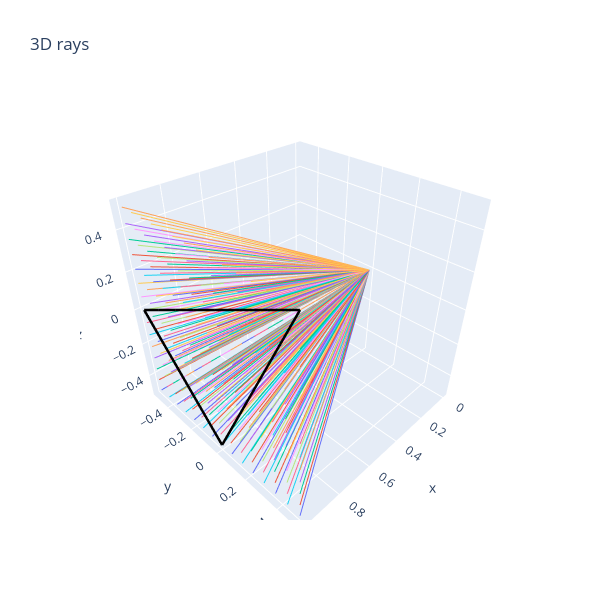

Here is the notebook cell this chart was saved with:
### Code cell
def raytrace_triangle(
    rays: Float[Tensor, "nrays rayPoints=2 dims=3"],
    triangle: Float[Tensor, "trianglePoints=3 dims=3"],
) -> Bool[Tensor, " nrays"]:
    """
    For each ray, return True if the triangle intersects that ray.
    """

    # let's first broadcast the triangle to nrays
    NR = rays.shape[0]
    triangle = einops.repeat(triangle, "p d -> nrays p d", nrays=NR)

    # extract the values we need
    O, D = rays.unbind(1)
    A, B, C = triangle.unbind(1)  # remember that current shape (nrays ,p , d)

    # make the vector and matrix
    vec = O-A
    mat = t.stack([-D, (B-A), (C-A)], dim=2)
    assert mat.shape == (NR, 3,3)

    # get boolean of whether the matrix is singular
    dets = t.linalg.det(mat)
    is_singular = dets.abs() < 1e-6
    mat[is_singular] = t.eye(3)
    
    # solve the matrix
    s, u, v = t.linalg.solve(mat, vec).unbind(1)
    
    # check intersection
    intersects = (s>=0) & (u>=0) & (v>=0) & (u+v<=1) & ~is_singular
    return intersects

A = t.tensor([1, 0.0, -0.5])
B = t.tensor([1, -0.5, 0.0])
C = t.tensor([1, 0.5, 0.5])
num_pixels_y = num_pixels_z = 15
y_limit = z_limit = 0.5

# Plot triangle & rays
test_triangle = t.stack([A, B, C], dim=0)
rays2d = make_rays_2d(num_pixels_y, num_pixels_z, y_limit, z_limit)
triangle_lines = t.stack([A, B, C, A, B, C], dim=0).reshape(-1, 2, 3)
render_lines_with_plotly(rays2d, triangle_lines)

# Calculate and display intersections
intersects = raytrace_triangle(rays2d, test_triangle)
img = intersects.reshape(num_pixels_y, num_pixels_z).int()
plt.figure(figsize=(8, 6))
plt.imshow(img.cpu().numpy(), origin="lower", cmap="Blues")
plt.title("Triangle (as intersected by rays)")
plt.colorbar()
plt.show()

### Figure 1 — Plotly figure (JSON) as saved in the notebook; plotly's stock layout.template omitted (floating-point values rounded to 4 significant figures)
{"data": [{"mode": "lines", "type": "scatter3d", "x": [0.0, 1.0], "y": [0.0, -0.5], "z": [0.0, -0.5]}, {"mode": "lines", "type": "scatter3d", "x": [0.0, 1.0], "y": [0.0, -0.5], "z": [0.0, -0.4286]}, {"mode": "lines", "type": "scatter3d", "x": [0.0, 1.0], "y": [0.0, -0.5], "z": [0.0, -0.3571]}, {"mode": "lines", "type": "scatter3d", "x": [0.0, 1.0], "y": [0.0, -0.5], "z": [0.0, -0.2857]}, {"mode": "lines", "type": "scatter3d", "x": [0.0, 1.0], "y": [0.0, -0.5], "z": [0.0, -0.2143]}, {"mode": "lines", "type": "scatter3d", "x": [0.0, 1.0], "y": [0.0, -0.5], "z": [0.0, -0.1429]}, {"mode": "lines", "type": "scatter3d", "x": [0.0, 1.0], "y": [0.0, -0.5], "z": [0.0, -0.07143]}, {"mode": "lines", "type": "scatter3d", "x": [0.0, 1.0], "y": [0.0, -0.5], "z": [0.0, -2.235e-08]}, {"mode": "lines", "type": "scatter3d", "x": [0.0, 1.0], "y": [0.0, -0.5], "z": [0.0, 0.07143]}, {"mode": "lines", "type": "scatter3d", "x": [0.0, 1.0], "y": [0.0, -0.5], "z": [0.0, 0.1429]}, {"mode": "lines", "type": "scatter3d", "x": [0.0, 1.0], "y": [0.0, -0.5], "z": [0.0, 0.2143]}, {"mode": "lines", "type": "scatter3d", "x": [0.0, 1.0], "y": [0.0, -0.5], "z": [0.0, 0.2857]}, {"mode": "lines", "type": "scatter3d", "x": [0.0, 1.0], "y": [0.0, -0.5], "z": [0.0, 0.3571]}, {"mode": "lines", "type": "scatter3d", "x": [0.0, 1.0], "y": [0.0, -0.5], "z": [0.0, 0.4286]}, {"mode": "lines", "type": "scatter3d", "x": [0.0, 1.0], "y": [0.0, -0.5], "z": [0.0, 0.5]}, {"mode": "lines", "type": "scatter3d", "x": [0.0, 1.0], "y": [0.0, -0.4286], "z": [0.0, -0.5]}, {"mode": "lines", "type": "scatter3d", "x": [0.0, 1.0], "y": [0.0, -0.4286], "z": [0.0, -0.4286]}, {"mode": "lines", "type": "scatter3d", "x": [0.0, 1.0], "y": [0.0, -0.4286], "z": [0.0, -0.3571]}, {"mode": "lines", "type": "scatter3d", "x": [0.0, 1.0], "y": [0.0, -0.4286], "z": [0.0, -0.2857]}, {"mode": "lines", "type": "scatter3d", "x": [0.0, 1.0], "y": [0.0, -0.4286], "z": [0.0, -0.2143]}, {"mode": "lines", "type": "scatter3d", "x": [0.0, 1.0], "y": [0.0, -0.4286], "z": [0.0, -0.1429]}, {"mode": "lines", "type": "scatter3d", "x": [0.0, 1.0], "y": [0.0, -0.4286], "z": [0.0, -0.07143]}, {"mode": "lines", "type": "scatter3d", "x": [0.0, 1.0], "y": [0.0, -0.4286], "z": [0.0, -2.235e-08]}, {"mode": "lines", "type": "scatter3d", "x": [0.0, 1.0], "y": [0.0, -0.4286], "z": [0.0, 0.07143]}, {"mode": "lines", "type": "scatter3d", "x": [0.0, 1.0], "y": [0.0, -0.4286], "z": [0.0, 0.1429]}, {"mode": "lines", "type": "scatter3d", "x": [0.0, 1.0], "y": [0.0, -0.4286], "z": [0.0, 0.2143]}, {"mode": "lines", "type": "scatter3d", "x": [0.0, 1.0], "y": [0.0, -0.4286], "z": [0.0, 0.2857]}, {"mode": "lines", "type": "scatter3d", "x": [0.0, 1.0], "y": [0.0, -0.4286], "z": [0.0, 0.3571]}, {"mode": "lines", "type": "scatter3d", "x": [0.0, 1.0], "y": [0.0, -0.4286], "z": [0.0, 0.4286]}, {"mode": "lines", "type": "scatter3d", "x": [0.0, 1.0], "y": [0.0, -0.4286], "z": [0.0, 0.5]}, {"mode": "lines", "type": "scatter3d", "x": [0.0, 1.0], "y": [0.0, -0.3571], "z": [0.0, -0.5]}, {"mode": "lines", "type": "scatter3d", "x": [0.0, 1.0], "y": [0.0, -0.3571], "z": [0.0, -0.4286]}, {"mode": "lines", "type": "scatter3d", "x": [0.0, 1.0], "y": [0.0, -0.3571], "z": [0.0, -0.3571]}, {"mode": "lines", "type": "scatter3d", "x": [0.0, 1.0], "y": [0.0, -0.3571], "z": [0.0, -0.2857]}, {"mode": "lines", "type": "scatter3d", "x": [0.0, 1.0], "y": [0.0, -0.3571], "z": [0.0, -0.2143]}, {"mode": "lines", "type": "scatter3d", "x": [0.0, 1.0], "y": [0.0, -0.3571], "z": [0.0, -0.1429]}, {"mode": "lines", "type": "scatter3d", "x": [0.0, 1.0], "y": [0.0, -0.3571], "z": [0.0, -0.07143]}, {"mode": "lines", "type": "scatter3d", "x": [0.0, 1.0], "y": [0.0, -0.3571], "z": [0.0, -2.235e-08]}, {"mode": "lines", "type": "scatter3d", "x": [0.0, 1.0], "y": [0.0, -0.3571], "z": [0.0, 0.07143]}, {"mode": "lines", "type": "scatter3d", "x": [0.0, 1.0], "y": [0.0, -0.3571], "z": [0.0, 0.1429]}, {"mode": "lines", "type": "scatter3d", "x": [0.0, 1.0], "y": [0.0, -0.3571], "z": [0.0, 0.2143]}, {"mode": "lines", "type": "scatter3d", "x": [0.0, 1.0], "y": [0.0, -0.3571], "z": [0.0, 0.2857]}, {"mode": "lines", "type": "scatter3d", "x": [0.0, 1.0], "y": [0.0, -0.3571], "z": [0.0, 0.3571]}, {"mode": "lines", "type": "scatter3d", "x": [0.0, 1.0], "y": [0.0, -0.3571], "z": [0.0, 0.4286]}, {"mode": "lines", "type": "scatter3d", "x": [0.0, 1.0], "y": [0.0, -0.3571], "z": [0.0, 0.5]}, {"mode": "lines", "type": "scatter3d", "x": [0.0, 1.0], "y": [0.0, -0.2857], "z": [0.0, -0.5]}, {"mode": "lines", "type": "scatter3d", "x": [0.0, 1.0], "y": [0.0, -0.2857], "z": [0.0, -0.4286]}, {"mode": "lines", "type": "scatter3d", "x": [0.0, 1.0], "y": [0.0, -0.2857], "z": [0.0, -0.3571]}, {"mode": "lines", "type": "scatter3d", "x": [0.0, 1.0], "y": [0.0, -0.2857], "z": [0.0, -0.2857]}, {"mode": "lines", "type": "scatter3d", "x": [0.0, 1.0], "y": [0.0, -0.2857], "z": [0.0, -0.2143]}, {"mode": "lines", "type": "scatter3d", "x": [0.0, 1.0], "y": [0.0, -0.2857], "z": [0.0, -0.1429]}, {"mode": "lines", "type": "scatter3d", "x": [0.0, 1.0], "y": [0.0, -0.2857], "z": [0.0, -0.07143]}, {"mode": "lines", "type": "scatter3d", "x": [0.0, 1.0], "y": [0.0, -0.2857], "z": [0.0, -2.235e-08]}, {"mode": "lines", "type": "scatter3d", "x": [0.0, 1.0], "y": [0.0, -0.2857], "z": [0.0, 0.07143]}, {"mode": "lines", "type": "scatter3d", "x": [0.0, 1.0], "y": [0.0, -0.2857], "z": [0.0, 0.1429]}, {"mode": "lines", "type": "scatter3d", "x": [0.0, 1.0], "y": [0.0, -0.2857], "z": [0.0, 0.2143]}, {"mode": "lines", "type": "scatter3d", "x": [0.0, 1.0], "y": [0.0, -0.2857], "z": [0.0, 0.2857]}, {"mode": "lines", "type": "scatter3d", "x": [0.0, 1.0], "y": [0.0, -0.2857], "z": [0.0, 0.3571]}, {"mode": "lines", "type": "scatter3d", "x": [0.0, 1.0], "y": [0.0, -0.2857], "z": [0.0, 0.4286]}, {"mode": "lines", "type": "scatter3d", "x": [0.0, 1.0], "y": [0.0, -0.2857], "z": [0.0, 0.5]}, {"mode": "lines", "type": "scatter3d", "x": [0.0, 1.0], "y": [0.0, -0.2143], "z": [0.0, -0.5]}, {"mode": "lines", "type": "scatter3d", "x": [0.0, 1.0], "y": [0.0, -0.2143], "z": [0.0, -0.4286]}, {"mode": "lines", "type": "scatter3d", "x": [0.0, 1.0], "y": [0.0, -0.2143], "z": [0.0, -0.3571]}, {"mode": "lines", "type": "scatter3d", "x": [0.0, 1.0], "y": [0.0, -0.2143], "z": [0.0, -0.2857]}, {"mode": "lines", "type": "scatter3d", "x": [0.0, 1.0], "y": [0.0, -0.2143], "z": [0.0, -0.2143]}, {"mode": "lines", "type": "scatter3d", "x": [0.0, 1.0], "y": [0.0, -0.2143], "z": [0.0, -0.1429]}, {"mode": "lines", "type": "scatter3d", "x": [0.0, 1.0], "y": [0.0, -0.2143], "z": [0.0, -0.07143]}, {"mode": "lines", "type": "scatter3d", "x": [0.0, 1.0], "y": [0.0, -0.2143], "z": [0.0, -2.235e-08]}, {"mode": "lines", "type": "scatter3d", "x": [0.0, 1.0], "y": [0.0, -0.2143], "z": [0.0, 0.07143]}, {"mode": "lines", "type": "scatter3d", "x": [0.0, 1.0], "y": [0.0, -0.2143], "z": [0.0, 0.1429]}, {"mode": "lines", "type": "scatter3d", "x": [0.0, 1.0], "y": [0.0, -0.2143], "z": [0.0, 0.2143]}, {"mode": "lines", "type": "scatter3d", "x": [0.0, 1.0], "y": [0.0, -0.2143], "z": [0.0, 0.2857]}, {"mode": "lines", "type": "scatter3d", "x": [0.0, 1.0], "y": [0.0, -0.2143], "z": [0.0, 0.3571]}, {"mode": "lines", "type": "scatter3d", "x": [0.0, 1.0], "y": [0.0, -0.2143], "z": [0.0, 0.4286]}, {"mode": "lines", "type": "scatter3d", "x": [0.0, 1.0], "y": [0.0, -0.2143], "z": [0.0, 0.5]}, {"mode": "lines", "type": "scatter3d", "x": [0.0, 1.0], "y": [0.0, -0.1429], "z": [0.0, -0.5]}, {"mode": "lines", "type": "scatter3d", "x": [0.0, 1.0], "y": [0.0, -0.1429], "z": [0.0, -0.4286]}, {"mode": "lines", "type": "scatter3d", "x": [0.0, 1.0], "y": [0.0, -0.1429], "z": [0.0, -0.3571]}, {"mode": "lines", "type": "scatter3d", "x": [0.0, 1.0], "y": [0.0, -0.1429], "z": [0.0, -0.2857]}, {"mode": "lines", "type": "scatter3d", "x": [0.0, 1.0], "y": [0.0, -0.1429], "z": [0.0, -0.2143]}, {"mode": "lines", "type": "scatter3d", "x": [0.0, 1.0], "y": [0.0, -0.1429], "z": [0.0, -0.1429]}, {"mode": "lines", "type": "scatter3d", "x": [0.0, 1.0], "y": [0.0, -0.1429], "z": [0.0, -0.07143]}, {"mode": "lines", "type": "scatter3d", "x": [0.0, 1.0], "y": [0.0, -0.1429], "z": [0.0, -2.235e-08]}, {"mode": "lines", "type": "scatter3d", "x": [0.0, 1.0], "y": [0.0, -0.1429], "z": [0.0, 0.07143]}, {"mode": "lines", "type": "scatter3d", "x": [0.0, 1.0], "y": [0.0, -0.1429], "z": [0.0, 0.1429]}, {"mode": "lines", "type": "scatter3d", "x": [0.0, 1.0], "y": [0.0, -0.1429], "z": [0.0, 0.2143]}, {"mode": "lines", "type": "scatter3d", "x": [0.0, 1.0], "y": [0.0, -0.1429], "z": [0.0, 0.2857]}, {"mode": "lines", "type": "scatter3d", "x": [0.0, 1.0], "y": [0.0, -0.1429], "z": [0.0, 0.3571]}, {"mode": "lines", "type": "scatter3d", "x": [0.0, 1.0], "y": [0.0, -0.1429], "z": [0.0, 0.4286]}, {"mode": "lines", "type": "scatter3d", "x": [0.0, 1.0], "y": [0.0, -0.1429], "z": [0.0, 0.5]}, {"mode": "lines", "type": "scatter3d", "x": [0.0, 1.0], "y": [0.0, -0.07143], "z": [0.0, -0.5]}, {"mode": "lines", "type": "scatter3d", "x": [0.0, 1.0], "y": [0.0, -0.07143], "z": [0.0, -0.4286]}, {"mode": "lines", "type": "scatter3d", "x": [0.0, 1.0], "y": [0.0, -0.07143], "z": [0.0, -0.3571]}, {"mode": "lines", "type": "scatter3d", "x": [0.0, 1.0], "y": [0.0, -0.07143], "z": [0.0, -0.2857]}, {"mode": "lines", "type": "scatter3d", "x": [0.0, 1.0], "y": [0.0, -0.07143], "z": [0.0, -0.2143]}, {"mode": "lines", "type": "scatter3d", "x": [0.0, 1.0], "y": [0.0, -0.07143], "z": [0.0, -0.1429]}, {"mode": "lines", "type": "scatter3d", "x": [0.0, 1.0], "y": [0.0, -0.07143], "z": [0.0, -0.07143]}, {"mode": "lines", "type": "scatter3d", "x": [0.0, 1.0], "y": [0.0, -0.07143], "z": [0.0, -2.235e-08]}, {"mode": "lines", "type": "scatter3d", "x": [0.0, 1.0], "y": [0.0, -0.07143], "z": [0.0, 0.07143]}, {"mode": "lines", "type": "scatter3d", "x": [0.0, 1.0], "y": [0.0, -0.07143], "z": [0.0, 0.1429]}, {"mode": "lines", "type": "scatter3d", "x": [0.0, 1.0], "y": [0.0, -0.07143], "z": [0.0, 0.2143]}, {"mode": "lines", "type": "scatter3d", "x": [0.0, 1.0], "y": [0.0, -0.07143], "z": [0.0, 0.2857]}, {"mode": "lines", "type": "scatter3d", "x": [0.0, 1.0], "y": [0.0, -0.07143], "z": [0.0, 0.3571]}, {"mode": "lines", "type": "scatter3d", "x": [0.0, 1.0], "y": [0.0, -0.07143], "z": [0.0, 0.4286]}, {"mode": "lines", "type": "scatter3d", "x": [0.0, 1.0], "y": [0.0, -0.07143], "z": [0.0, 0.5]}, {"mode": "lines", "type": "scatter3d", "x": [0.0, 1.0], "y": [0.0, -2.235e-08], "z": [0.0, -0.5]}, {"mode": "lines", "type": "scatter3d", "x": [0.0, 1.0], "y": [0.0, -2.235e-08], "z": [0.0, -0.4286]}, {"mode": "lines", "type": "scatter3d", "x": [0.0, 1.0], "y": [0.0, -2.235e-08], "z": [0.0, -0.3571]}, {"mode": "lines", "type": "scatter3d", "x": [0.0, 1.0], "y": [0.0, -2.235e-08], "z": [0.0, -0.2857]}, {"mode": "lines", "type": "scatter3d", "x": [0.0, 1.0], "y": [0.0, -2.235e-08], "z": [0.0, -0.2143]}, {"mode": "lines", "type": "scatter3d", "x": [0.0, 1.0], "y": [0.0, -2.235e-08], "z": [0.0, -0.1429]}, {"mode": "lines", "type": "scatter3d", "x": [0.0, 1.0], "y": [0.0, -2.235e-08], "z": [0.0, -0.07143]}, {"mode": "lines", "type": "scatter3d", "x": [0.0, 1.0], "y": [0.0, -2.235e-08], "z": [0.0, -2.235e-08]}, {"mode": "lines", "type": "scatter3d", "x": [0.0, 1.0], "y": [0.0, -2.235e-08], "z": [0.0, 0.07143]}, {"mode": "lines", "type": "scatter3d", "x": [0.0, 1.0], "y": [0.0, -2.235e-08], "z": [0.0, 0.1429]}, {"mode": "lines", "type": "scatter3d", "x": [0.0, 1.0], "y": [0.0, -2.235e-08], "z": [0.0, 0.2143]}, {"mode": "lines", "type": "scatter3d", "x": [0.0, 1.0], "y": [0.0, -2.235e-08], "z": [0.0, 0.2857]}, {"mode": "lines", "type": "scatter3d", "x": [0.0, 1.0], "y": [0.0, -2.235e-08], "z": [0.0, 0.3571]}, {"mode": "lines", "type": "scatter3d", "x": [0.0, 1.0], "y": [0.0, -2.235e-08], "z": [0.0, 0.4286]}, {"mode": "lines", "type": "scatter3d", "x": [0.0, 1.0], "y": [0.0, -2.235e-08], "z": [0.0, 0.5]}, {"mode": "lines", "type": "scatter3d", "x": [0.0, 1.0], "y": [0.0, 0.07143], "z": [0.0, -0.5]}, {"mode": "lines", "type": "scatter3d", "x": [0.0, 1.0], "y": [0.0, 0.07143], "z": [0.0, -0.4286]}, {"mode": "lines", "type": "scatter3d", "x": [0.0, 1.0], "y": [0.0, 0.07143], "z": [0.0, -0.3571]}, {"mode": "lines", "type": "scatter3d", "x": [0.0, 1.0], "y": [0.0, 0.07143], "z": [0.0, -0.2857]}, {"mode": "lines", "type": "scatter3d", "x": [0.0, 1.0], "y": [0.0, 0.07143], "z": [0.0, -0.2143]}, {"mode": "lines", "type": "scatter3d", "x": [0.0, 1.0], "y": [0.0, 0.07143], "z": [0.0, -0.1429]}, {"mode": "lines", "type": "scatter3d", "x": [0.0, 1.0], "y": [0.0, 0.07143], "z": [0.0, -0.07143]}, {"mode": "lines", "type": "scatter3d", "x": [0.0, 1.0], "y": [0.0, 0.07143], "z": [0.0, -2.235e-08]}, {"mode": "lines", "type": "scatter3d", "x": [0.0, 1.0], "y": [0.0, 0.07143], "z": [0.0, 0.07143]}, {"mode": "lines", "type": "scatter3d", "x": [0.0, 1.0], "y": [0.0, 0.07143], "z": [0.0, 0.1429]}, {"mode": "lines", "type": "scatter3d", "x": [0.0, 1.0], "y": [0.0, 0.07143], "z": [0.0, 0.2143]}, {"mode": "lines", "type": "scatter3d", "x": [0.0, 1.0], "y": [0.0, 0.07143], "z": [0.0, 0.2857]}, {"mode": "lines", "type": "scatter3d", "x": [0.0, 1.0], "y": [0.0, 0.07143], "z": [0.0, 0.3571]}, {"mode": "lines", "type": "scatter3d", "x": [0.0, 1.0], "y": [0.0, 0.07143], "z": [0.0, 0.4286]}, {"mode": "lines", "type": "scatter3d", "x": [0.0, 1.0], "y": [0.0, 0.07143], "z": [0.0, 0.5]}, {"mode": "lines", "type": "scatter3d", "x": [0.0, 1.0], "y": [0.0, 0.1429], "z": [0.0, -0.5]}, {"mode": "lines", "type": "scatter3d", "x": [0.0, 1.0], "y": [0.0, 0.1429], "z": [0.0, -0.4286]}, {"mode": "lines", "type": "scatter3d", "x": [0.0, 1.0], "y": [0.0, 0.1429], "z": [0.0, -0.3571]}, {"mode": "lines", "type": "scatter3d", "x": [0.0, 1.0], "y": [0.0, 0.1429], "z": [0.0, -0.2857]}, {"mode": "lines", "type": "scatter3d", "x": [0.0, 1.0], "y": [0.0, 0.1429], "z": [0.0, -0.2143]}, {"mode": "lines", "type": "scatter3d", "x": [0.0, 1.0], "y": [0.0, 0.1429], "z": [0.0, -0.1429]}, {"mode": "lines", "type": "scatter3d", "x": [0.0, 1.0], "y": [0.0, 0.1429], "z": [0.0, -0.07143]}, {"mode": "lines", "type": "scatter3d", "x": [0.0, 1.0], "y": [0.0, 0.1429], "z": [0.0, -2.235e-08]}, {"mode": "lines", "type": "scatter3d", "x": [0.0, 1.0], "y": [0.0, 0.1429], "z": [0.0, 0.07143]}, {"mode": "lines", "type": "scatter3d", "x": [0.0, 1.0], "y": [0.0, 0.1429], "z": [0.0, 0.1429]}, {"mode": "lines", "type": "scatter3d", "x": [0.0, 1.0], "y": [0.0, 0.1429], "z": [0.0, 0.2143]}, {"mode": "lines", "type": "scatter3d", "x": [0.0, 1.0], "y": [0.0, 0.1429], "z": [0.0, 0.2857]}, {"mode": "lines", "type": "scatter3d", "x": [0.0, 1.0], "y": [0.0, 0.1429], "z": [0.0, 0.3571]}, {"mode": "lines", "type": "scatter3d", "x": [0.0, 1.0], "y": [0.0, 0.1429], "z": [0.0, 0.4286]}, {"mode": "lines", "type": "scatter3d", "x": [0.0, 1.0], "y": [0.0, 0.1429], "z": [0.0, 0.5]}, {"mode": "lines", "type": "scatter3d", "x": [0.0, 1.0], "y": [0.0, 0.2143], "z": [0.0, -0.5]}, {"mode": "lines", "type": "scatter3d", "x": [0.0, 1.0], "y": [0.0, 0.2143], "z": [0.0, -0.4286]}, {"mode": "lines", "type": "scatter3d", "x": [0.0, 1.0], "y": [0.0, 0.2143], "z": [0.0, -0.3571]}, {"mode": "lines", "type": "scatter3d", "x": [0.0, 1.0], "y": [0.0, 0.2143], "z": [0.0, -0.2857]}, {"mode": "lines", "type": "scatter3d", "x": [0.0, 1.0], "y": [0.0, 0.2143], "z": [0.0, -0.2143]}, {"mode": "lines", "type": "scatter3d", "x": [0.0, 1.0], "y": [0.0, 0.2143], "z": [0.0, -0.1429]}, {"mode": "lines", "type": "scatter3d", "x": [0.0, 1.0], "y": [0.0, 0.2143], "z": [0.0, -0.07143]}, {"mode": "lines", "type": "scatter3d", "x": [0.0, 1.0], "y": [0.0, 0.2143], "z": [0.0, -2.235e-08]}, {"mode": "lines", "type": "scatter3d", "x": [0.0, 1.0], "y": [0.0, 0.2143], "z": [0.0, 0.07143]}, {"mode": "lines", "type": "scatter3d", "x": [0.0, 1.0], "y": [0.0, 0.2143], "z": [0.0, 0.1429]}, {"mode": "lines", "type": "scatter3d", "x": [0.0, 1.0], "y": [0.0, 0.2143], "z": [0.0, 0.2143]}, {"mode": "lines", "type": "scatter3d", "x": [0.0, 1.0], "y": [0.0, 0.2143], "z": [0.0, 0.2857]}, {"mode": "lines", "type": "scatter3d", "x": [0.0, 1.0], "y": [0.0, 0.2143], "z": [0.0, 0.3571]}, {"mode": "lines", "type": "scatter3d", "x": [0.0, 1.0], "y": [0.0, 0.2143], "z": [0.0, 0.4286]}, {"mode": "lines", "type": "scatter3d", "x": [0.0, 1.0], "y": [0.0, 0.2143], "z": [0.0, 0.5]}, {"mode": "lines", "type": "scatter3d", "x": [0.0, 1.0], "y": [0.0, 0.2857], "z": [0.0, -0.5]}, {"mode": "lines", "type": "scatter3d", "x": [0.0, 1.0], "y": [0.0, 0.2857], "z": [0.0, -0.4286]}, {"mode": "lines", "type": "scatter3d", "x": [0.0, 1.0], "y": [0.0, 0.2857], "z": [0.0, -0.3571]}, {"mode": "lines", "type": "scatter3d", "x": [0.0, 1.0], "y": [0.0, 0.2857], "z": [0.0, -0.2857]}, {"mode": "lines", "type": "scatter3d", "x": [0.0, 1.0], "y": [0.0, 0.2857], "z": [0.0, -0.2143]}, {"mode": "lines", "type": "scatter3d", "x": [0.0, 1.0], "y": [0.0, 0.2857], "z": [0.0, -0.1429]}, {"mode": "lines", "type": "scatter3d", "x": [0.0, 1.0], "y": [0.0, 0.2857], "z": [0.0, -0.07143]}, {"mode": "lines", "type": "scatter3d", "x": [0.0, 1.0], "y": [0.0, 0.2857], "z": [0.0, -2.235e-08]}, {"mode": "lines", "type": "scatter3d", "x": [0.0, 1.0], "y": [0.0, 0.2857], "z": [0.0, 0.07143]}, {"mode": "lines", "type": "scatter3d", "x": [0.0, 1.0], "y": [0.0, 0.2857], "z": [0.0, 0.1429]}, {"mode": "lines", "type": "scatter3d", "x": [0.0, 1.0], "y": [0.0, 0.2857], "z": [0.0, 0.2143]}, {"mode": "lines", "type": "scatter3d", "x": [0.0, 1.0], "y": [0.0, 0.2857], "z": [0.0, 0.2857]}, {"mode": "lines", "type": "scatter3d", "x": [0.0, 1.0], "y": [0.0, 0.2857], "z": [0.0, 0.3571]}, {"mode": "lines", "type": "scatter3d", "x": [0.0, 1.0], "y": [0.0, 0.2857], "z": [0.0, 0.4286]}, {"mode": "lines", "type": "scatter3d", "x": [0.0, 1.0], "y": [0.0, 0.2857], "z": [0.0, 0.5]}, {"mode": "lines", "type": "scatter3d", "x": [0.0, 1.0], "y": [0.0, 0.3571], "z": [0.0, -0.5]}, {"mode": "lines", "type": "scatter3d", "x": [0.0, 1.0], "y": [0.0, 0.3571], "z": [0.0, -0.4286]}, {"mode": "lines", "type": "scatter3d", "x": [0.0, 1.0], "y": [0.0, 0.3571], "z": [0.0, -0.3571]}, {"mode": "lines", "type": "scatter3d", "x": [0.0, 1.0], "y": [0.0, 0.3571], "z": [0.0, -0.2857]}, {"mode": "lines", "type": "scatter3d", "x": [0.0, 1.0], "y": [0.0, 0.3571], "z": [0.0, -0.2143]}, {"mode": "lines", "type": "scatter3d", "x": [0.0, 1.0], "y": [0.0, 0.3571], "z": [0.0, -0.1429]}, {"mode": "lines", "type": "scatter3d", "x": [0.0, 1.0], "y": [0.0, 0.3571], "z": [0.0, -0.07143]}, {"mode": "lines", "type": "scatter3d", "x": [0.0, 1.0], "y": [0.0, 0.3571], "z": [0.0, -2.235e-08]}, {"mode": "lines", "type": "scatter3d", "x": [0.0, 1.0], "y": [0.0, 0.3571], "z": [0.0, 0.07143]}, {"mode": "lines", "type": "scatter3d", "x": [0.0, 1.0], "y": [0.0, 0.3571], "z": [0.0, 0.1429]}, {"mode": "lines", "type": "scatter3d", "x": [0.0, 1.0], "y": [0.0, 0.3571], "z": [0.0, 0.2143]}, {"mode": "lines", "type": "scatter3d", "x": [0.0, 1.0], "y": [0.0, 0.3571], "z": [0.0, 0.2857]}, {"mode": "lines", "type": "scatter3d", "x": [0.0, 1.0], "y": [0.0, 0.3571], "z": [0.0, 0.3571]}, {"mode": "lines", "type": "scatter3d", "x": [0.0, 1.0], "y": [0.0, 0.3571], "z": [0.0, 0.4286]}, {"mode": "lines", "type": "scatter3d", "x": [0.0, 1.0], "y": [0.0, 0.3571], "z": [0.0, 0.5]}, {"mode": "lines", "type": "scatter3d", "x": [0.0, 1.0], "y": [0.0, 0.4286], "z": [0.0, -0.5]}, {"mode": "lines", "type": "scatter3d", "x": [0.0, 1.0], "y": [0.0, 0.4286], "z": [0.0, -0.4286]}, {"mode": "lines", "type": "scatter3d", "x": [0.0, 1.0], "y": [0.0, 0.4286], "z": [0.0, -0.3571]}, {"mode": "lines", "type": "scatter3d", "x": [0.0, 1.0], "y": [0.0, 0.4286], "z": [0.0, -0.2857]}, {"mode": "lines", "type": "scatter3d", "x": [0.0, 1.0], "y": [0.0, 0.4286], "z": [0.0, -0.2143]}, {"mode": "lines", "type": "scatter3d", "x": [0.0, 1.0], "y": [0.0, 0.4286], "z": [0.0, -0.1429]}, {"mode": "lines", "type": "scatter3d", "x": [0.0, 1.0], "y": [0.0, 0.4286], "z": [0.0, -0.07143]}, {"mode": "lines", "type": "scatter3d", "x": [0.0, 1.0], "y": [0.0, 0.4286], "z": [0.0, -2.235e-08]}, {"mode": "lines", "type": "scatter3d", "x": [0.0, 1.0], "y": [0.0, 0.4286], "z": [0.0, 0.07143]}, {"mode": "lines", "type": "scatter3d", "x": [0.0, 1.0], "y": [0.0, 0.4286], "z": [0.0, 0.1429]}, {"mode": "lines", "type": "scatter3d", "x": [0.0, 1.0], "y": [0.0, 0.4286], "z": [0.0, 0.2143]}, {"mode": "lines", "type": "scatter3d", "x": [0.0, 1.0], "y": [0.0, 0.4286], "z": [0.0, 0.2857]}, {"mode": "lines", "type": "scatter3d", "x": [0.0, 1.0], "y": [0.0, 0.4286], "z": [0.0, 0.3571]}, {"mode": "lines", "type": "scatter3d", "x": [0.0, 1.0], "y": [0.0, 0.4286], "z": [0.0, 0.4286]}, {"mode": "lines", "type": "scatter3d", "x": [0.0, 1.0], "y": [0.0, 0.4286], "z": [0.0, 0.5]}, {"mode": "lines", "type": "scatter3d", "x": [0.0, 1.0], "y": [0.0, 0.5], "z": [0.0, -0.5]}, {"mode": "lines", "type": "scatter3d", "x": [0.0, 1.0], "y": [0.0, 0.5], "z": [0.0, -0.4286]}, {"mode": "lines", "type": "scatter3d", "x": [0.0, 1.0], "y": [0.0, 0.5], "z": [0.0, -0.3571]}, {"mode": "lines", "type": "scatter3d", "x": [0.0, 1.0], "y": [0.0, 0.5], "z": [0.0, -0.2857]}, {"mode": "lines", "type": "scatter3d", "x": [0.0, 1.0], "y": [0.0, 0.5], "z": [0.0, -0.2143]}, {"mode": "lines", "type": "scatter3d", "x": [0.0, 1.0], "y": [0.0, 0.5], "z": [0.0, -0.1429]}, {"mode": "lines", "type": "scatter3d", "x": [0.0, 1.0], "y": [0.0, 0.5], "z": [0.0, -0.07143]}, {"mode": "lines", "type": "scatter3d", "x": [0.0, 1.0], "y": [0.0, 0.5], "z": [0.0, -2.235e-08]}, {"mode": "lines", "type": "scatter3d", "x": [0.0, 1.0], "y": [0.0, 0.5], "z": [0.0, 0.07143]}, {"mode": "lines", "type": "scatter3d", "x": [0.0, 1.0], "y": [0.0, 0.5], "z": [0.0, 0.1429]}, {"mode": "lines", "type": "scatter3d", "x": [0.0, 1.0], "y": [0.0, 0.5], "z": [0.0, 0.2143]}, {"mode": "lines", "type": "scatter3d", "x": [0.0, 1.0], "y": [0.0, 0.5], "z": [0.0, 0.2857]}, {"mode": "lines", "type": "scatter3d", "x": [0.0, 1.0], "y": [0.0, 0.5], "z": [0.0, 0.3571]}, {"mode": "lines", "type": "scatter3d", "x": [0.0, 1.0], "y": [0.0, 0.5], "z": [0.0, 0.4286]}, {"mode": "lines", "type": "scatter3d", "x": [0.0, 1.0], "y": [0.0, 0.5], "z": [0.0, 0.5]}, {"line": {"color": "black", "width": 5}, "mode": "lines", "type": "scatter3d", "x": [1.0, 1.0], "y": [0.0, -0.5], "z": [-0.5, 0.0]}, {"line": {"color": "black", "width": 5}, "mode": "lines", "type": "scatter3d", "x": [1.0, 1.0], "y": [0.5, 0.0], "z": [0.5, -0.5]}, {"line": {"color": "black", "width": 5}, "mode": "lines", "type": "scatter3d", "x": [1.0, 1.0], "y": [-0.5, 0.5], "z": [0.0, 0.5]}], "layout": {"height": 600, "showlegend": false, "title": {"text": "3D rays"}, "width": 600}}
